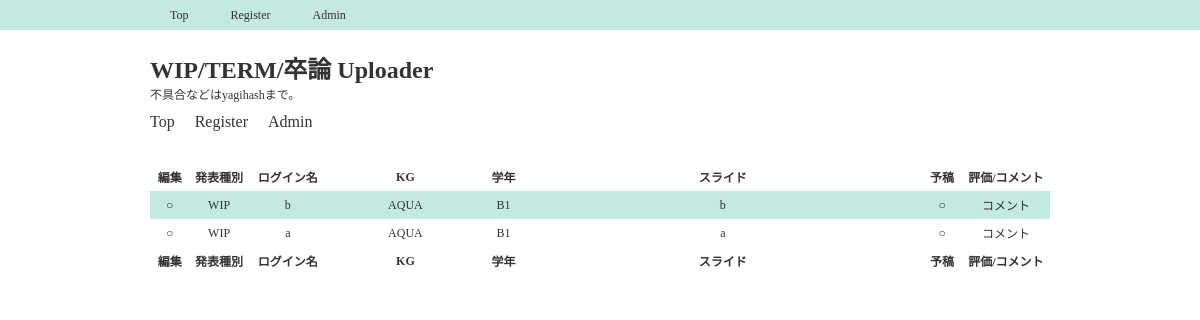
Before: / with the older database file.
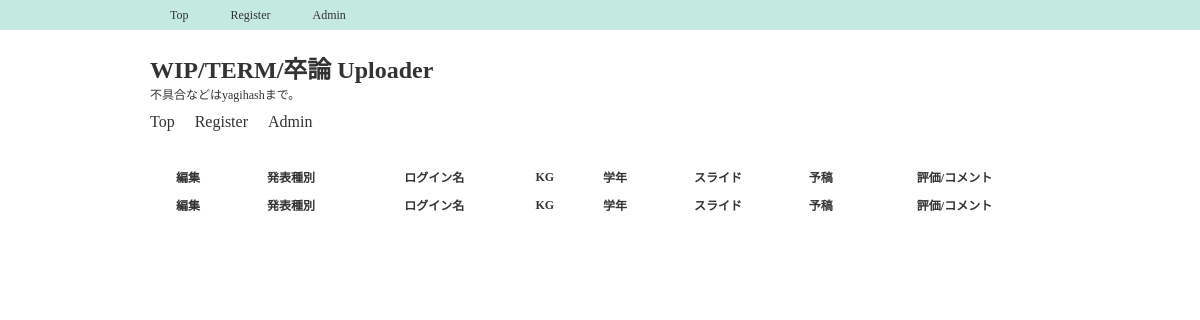
After: the same page with the newer database file.
### tables this page shows
CREATE TABLE 'entries' ( 'id' INTEGER PRIMARY KEY AUTOINCREMENT, 'login_name' VARCHAR(20) NOT NULL UNIQUE, 'kg_id' INTEGER NOT NULL, 'title' VARCHAR(256) NOT NULL, 'class_id' INTEGER NOT NULL, 'grade_id' INTEGER NOT NULL, 'order' INTEGER NOT NULL DEFAULT 0, 'handout_name' VARCHAR(256) NOT NULL, 'slide_name' VARCHAR(256) NOT NULL, 'password' VARCHAR(128) NOT NULL );

CREATE TABLE 'classes' ( 'id' INTEGER PRIMARY KEY AUTOINCREMENT, 'value' VARCHAR(5) NOT NULL UNIQUE );

CREATE TABLE 'kg' ( 'id' INTEGER PRIMARY KEY AUTOINCREMENT, 'value' VARCHAR(20) NOT NULL UNIQUE );

CREATE TABLE 'grades' ( 'id' INTEGER PRIMARY KEY AUTOINCREMENT, 'value' VARCHAR(2) NOT NULL UNIQUE );

### db/DBinterface.php (called while the page is built, shortened)
<?php
class DBinterface {
  protected $db;
  public function __construct($db_path) {
    try {
      $this -> db = new PDO("sqlite:{$db_path}");
    } catch( Exception $e ) {
      throw new Exception("An error occured in opening database file.");
    }
  }
  public function fetchAllEntries() {
    $q = "SELECT * FROM entries ORDER BY `order` ASC";
    $stmt = $this -> db -> prepare($q);
    $result = $stmt -> execute();
    if ($result)
      return $stmt;
    else
      return $result;
  }
  public function getClass($class_id) {
    $q = "SELECT value FROM classes WHERE id=?";
    $stmt = $this -> db -> prepare($q);
    $result = $stmt -> execute(array($class_id));
    $row = $stmt -> fetch();
    return $row["value"];
  }
  public function getKG($kg_id) {
    $q = "SELECT value FROM kg WHERE id=?";
    $stmt = $this -> db -> prepare($q);
    $result = $stmt -> execute(array($kg_id));
    $row = $stmt -> fetch();
    return $row["value"];
  }
  public function getGrade($grade_id) {
    $q = "SELECT value FROM grades WHERE id=?";
    $stmt = $this -> db -> prepare($q);
    $result = $stmt -> execute(array($grade_id));
    $row = $stmt -> fetch();
    return $row["value"];
  }
}

### utils/func.php (called while the page is built, shortened)
<?php
function escapeHTML($s) {
  return htmlspecialchars($s, ENT_QUOTES, "UTF-8");
}

### index.php (the view, shortened to what this page needs)
<?php
require_once (__DIR__ . "/db/DBinterface.php");
$db = new DBinterface("./database.db");
?>
<!DOCTYPE html>
<html lang="ja">
  <head>
<?php
    require_once ("head.php");
?>
  </head>
  <body>
<?php require_once(__DIR__ ."/top_bar.php"); ?>
    <div id="wrap">
<?php require_once(__DIR__ ."/page_header.php"); ?>
      <div id="main" class="content">
        <table id="presenters">
          <thead>
            <tr>
              <th>編集</th>
              <th>発表種別</th>
              <th>ログイン名</th>
              <th>KG</th>
              <th>学年</th>
              <th>スライド</th>
              <th>予稿</th>
              <th>評価/コメント</th>
            </tr>
          </thead>
          <tfoot>
            <tr>
              <th>編集</th>
              <th>発表種別</th>
              <th>ログイン名</th>
              <th>KG</th>
              <th>学年</th>
              <th>スライド</th>
              <th>予稿</th>
              <th>評価/コメント</th>
            </tr>
          </tfoot>
          <tbody>
<?php
$entries = $db -> fetchAllEntries();
while($row = $entries -> fetch()):
?>
            <tr>
              <td><a href="./edit.php?id=<?=$row["id"] ?>">○</a></td>
              <td><?=escapeHTML($db -> getClass($row["class_id"])) ?></td>
              <td><?=escapeHTML($row["login_name"]) ?></td>
              <td><?=escapeHTML($db -> getKG($row["kg_id"])) ?></td>
              <td><?=escapeHTML($db -> getGrade($row["grade_id"])) ?></td>
              <td><a href="./file.php?mode=0&f=<?=escapeHTML($row["slide_name"]) ?>" target="_blank"><?=escapeHTML($row["title"]) ?></a></td>
              <td><a href="./file.php?mode=1&f=<?=escapeHTML($row["handout_name"]) ?>" target="_blank">○</a></td>
              <td><a href="./comments.php?id=<?=escapeHTML($row["id"]) ?>" target="_blank"><?=$row["class_id"] > 1 ? "評価/コメント" : "コメント" ?></a></td>
            </tr>
<?php
endwhile;
?>
          </tbody>
        </table>
      </div>
    </div>
  </body>
</html>

### head.php (shortened to what this page needs)
<link rel="stylesheet" href="css/style.css" />

### top_bar.php
<nav id="top_bar">
  <ul>
    <li>
      <a href="./">Top</a>
    </li>
    <li>
      <a href="./register.php">Register</a>
    </li>
    <li>
      <a href="./admin.php">Admin</a>
    </li>
  </ul>
</nav>

### page_header.php
<header>
  <div id="nav">
    <h1>WIP/TERM/卒論 Uploader</h1>
    <p id="description">
      不具合などはyagihashまで。
    </p>
    <nav>
      <ul>
        <li>
          <a href="./">Top</a>
        </li>
        <li>
          <a href="./register.php">Register</a>
        </li>
        <li>
          <a href="./admin.php">Admin</a>
        </li>
      </ul>
    </nav>
  </div>
</header>

### css/style.css (style rules this page uses)
* { margin: 0; padding: 0; list-style: none; text-decoration: none; font-weight: normal; font-size: 12px; color: #333333; }
h1 { font-weight: bold; font-size: 24px; }
div#wrap { width: 900px; margin: auto; margin-top: 30px; margin-bottom: 30px; }
div#main { clear: both; }
nav#top_bar { position: fixed; top: 0; width: 100%; height: 30px; background-color: #C4E9E0; }
nav#top_bar ul { margin-left: 300px; }
nav#top_bar ul li { float: left; margin-right: 2px; }
nav#top_bar ul li a { display: block; height: 30px; line-height: 30px; padding-left: 20px; padding-right: 20px; }
div#nav { float: left; }
div#nav { margin-top: 20px; }
header nav { width: 600px; height: 50px; margin-top: 10px; }
header nav ul li { float: left; margin-right: 20px; }
header nav ul li a { width: 100px; font-size: 16px; }
div.content { clear: both; }
table#presenters { width: 900px; margin: auto; margin-top: 20px; border-radius: 20px; border-collapse: collapse; }
table#presenters * th { text-align: center; padding: 5px; font-weight: bold; }
table#presenters tbody tr:nth-child(odd) { background-color: #C4E9E0; }
table#presenters tbody tr td { padding: 5px; text-align: center; }
table#presenters tbody tr td:nth-child(1) { width: 30px; font-weight: bold; }
table#presenters tbody tr td:nth-child(2) { width: 50px; }
table#presenters tbody tr td:nth-child(3) { width: 70px; }
table#presenters tbody tr td:nth-child(4) { width: 150px; }
table#presenters tbody tr td:nth-child(5) { width: 30px; }
table#presenters tbody tr td:nth-child(6) { width: 400px; }
table#presenters tbody tr td:nth-child(7) { width: 30px; }
table#presenters tbody tr td:nth-child(8) { width: 80px; }

Changed rows visible on the page:
removed entries: class.value "WIP", login_name "b", kg.value "AQUA", grade.value "B1", title "b", shows "コメント"
removed entries: class.value "WIP", login_name "a", kg.value "AQUA", grade.value "B1", title "a", shows "コメント"
